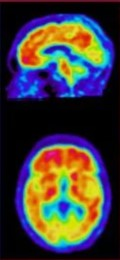
#> input picture 1.jpg, 120 x 260 px
$ python pearson.py
#> lines starting #> are read from the running program, lines starting #| are printed output that depends on the picture; after the words box and inside, x2 and y2 are one past the last pixel; in counts of white or black regions, pixels touching at a corner belong together
import cv2
import numpy as np
from scipy.stats import pearsonr

# Load images

before = cv2.imread('1.jpg')
#> before is the input picture: shape (260, 120, 3); mean B, G, R 62.9, 62.4, 67.2
after = cv2.imread('2.jpg')
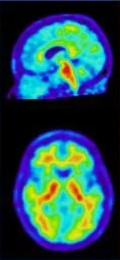
#> input picture 2.jpg, 120 x 260 px
#> after is the input picture: shape (260, 120, 3); mean B, G, R 86.7, 76.3, 40.1
# Convert images to grayscale
before_gray = cv2.cvtColor(before, cv2.COLOR_BGR2GRAY)
after_gray = cv2.cvtColor(after, cv2.COLOR_BGR2GRAY)
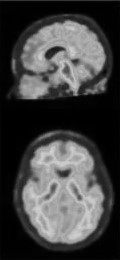
#> after_gray: shape (260, 120); min 0, max 214, mean 66.7

# Compute Pearson correlation coefficient between the two images
correlation_coefficient, _ = pearsonr(before_gray.flatten(), after_gray.flatten())
#> correlation_coefficient = 0.873
print("Pearson Correlation Coefficient: {:.4f}".format(correlation_coefficient))
#| Pearson Correlation Coefficient: 0.8735

# Calculate absolute difference image
diff = cv2.absdiff(before_gray, after_gray)

# Threshold the difference image
_, thresh = cv2.threshold(diff, 30, 255, cv2.THRESH_BINARY)
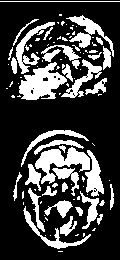
#> thresh: shape (260, 120); 25.7% white; 100 white regions (65 under 20 px)

# Find contours
contours, _ = cv2.findContours(thresh, cv2.RETR_EXTERNAL, cv2.CHAIN_APPROX_SIMPLE)
#> contours = 100 contours, 71 with area under 20; largest, box (x1, y1, x2, y2) and area: (19, 62, 67, 100) 967, (35, 147, 90, 184) 810, (66, 15, 114, 57) 464, (85, 150, 104, 197) 406, (16, 22, 55, 74) 392

mask = np.zeros(before.shape, dtype='uint8')
filled_after = after.copy()

# Draw rectangles and contours on images
for c in contours:
    area = cv2.contourArea(c)
    if area > 40:
        x, y, w, h = cv2.boundingRect(c)
        cv2.rectangle(before, (x, y), (x + w, y + h), (36, 255, 12), 2)
        cv2.rectangle(after, (x, y), (x + w, y + h), (36, 255, 12), 2)
        cv2.drawContours(mask, [c], 0, (255, 255, 255), -1)
        cv2.drawContours(filled_after, [c], 0, (0, 255, 0), -1)
#> this loop made 100 passes
#> (area, x, y, w, h) on passes 9, 13, 17, 21, 24, 26, 27, 33, 34, 35, 36, 37: (117.5, 60, 216, 17, 20), (327, 23, 206, 68, 43), (181, 44, 200, 29, 18), (213.5, 80, 191, 19, 38), (155, 28, 188, 17, 44), (49, 42, 186, 15, 10), (40.5, 110, 184, 4, 26), (42, 13, 172, 9, 29), (216, 52, 168, 27, 28), (168.5, 25, 164, 16, 27), (406.5, 85, 150, 19, 47), (809.5, 35, 147, 55, 37)
#> area on passes 11, 12, 30: 22, 31, 30.5
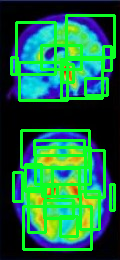
#> after: shape (260, 120, 3); mean B, G, R 67.1, 108.8, 28.3
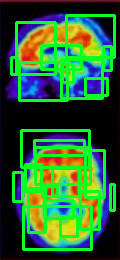
#> before: shape (260, 120, 3); mean B, G, R 50.5, 99.6, 46.9
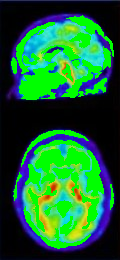
#> filled_after: shape (260, 120, 3); mean B, G, R 49.6, 102.9, 24.7
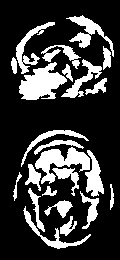
#> mask: shape (260, 120, 3); 23.2% white; 23 white regions, largest, box (x1, y1, x2, y2) and area: (19, 62, 67, 100) 1061, (35, 147, 90, 184) 910, (66, 15, 114, 57) 563

cv2.imshow('before', before)
cv2.imshow('after', after)
cv2.imshow('mask', mask)
cv2.imshow('filled after', filled_after)
cv2.waitKey()
